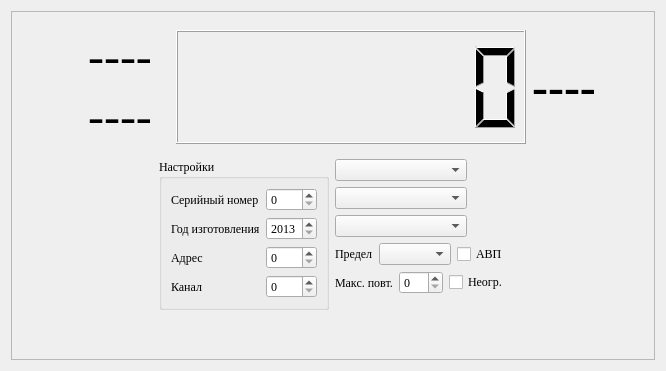
<?xml version="1.0" encoding="UTF-8"?>
<ui version="4.0">
 <class>Multimeter</class>
 <widget class="QWidget" name="Multimeter">
  <property name="geometry">
   <rect>
    <x>0</x>
    <y>0</y>
    <width>666</width>
    <height>370</height>
   </rect>
  </property>
  <property name="font">
   <font>
    <family>Times New Roman</family>
   </font>
  </property>
  <property name="windowTitle">
   <string>Form</string>
  </property>
  <layout class="QVBoxLayout" name="verticalLayout_3">
   <item>
    <widget class="QFrame" name="frame_5">
     <property name="sizePolicy">
      <sizepolicy hsizetype="Minimum" vsizetype="Minimum">
       <horstretch>0</horstretch>
       <verstretch>0</verstretch>
      </sizepolicy>
     </property>
     <property name="frameShape">
      <enum>QFrame::StyledPanel</enum>
     </property>
     <property name="frameShadow">
      <enum>QFrame::Raised</enum>
     </property>
     <layout class="QHBoxLayout" name="horizontalLayout">
      <item>
       <layout class="QVBoxLayout" name="verticalLayout_7">
        <item>
         <layout class="QVBoxLayout" name="verticalLayout_6">
          <item>
           <layout class="QHBoxLayout" name="battery_layout"/>
          </item>
          <item>
           <widget class="QFrame" name="frame_2">
            <layout class="QHBoxLayout" name="horizontalLayout_3">
             <item>
              <spacer name="horizontalSpacer">
               <property name="orientation">
                <enum>Qt::Horizontal</enum>
               </property>
               <property name="sizeHint" stdset="0">
                <size>
                 <width>40</width>
                 <height>20</height>
                </size>
               </property>
              </spacer>
             </item>
             <item>
              <layout class="QVBoxLayout" name="verticalLayout_8">
               <item>
                <widget class="QLabel" name="deviation_label">
                 <property name="minimumSize">
                  <size>
                   <width>100</width>
                   <height>0</height>
                  </size>
                 </property>
                 <property name="maximumSize">
                  <size>
                   <width>100</width>
                   <height>16777215</height>
                  </size>
                 </property>
                 <property name="font">
                  <font>
                   <pointsize>36</pointsize>
                  </font>
                 </property>
                 <property name="text">
                  <string>----</string>
                 </property>
                 <property name="alignment">
                  <set>Qt::AlignCenter</set>
                 </property>
                </widget>
               </item>
               <item>
                <widget class="QLabel" name="retention_label">
                 <property name="minimumSize">
                  <size>
                   <width>100</width>
                   <height>0</height>
                  </size>
                 </property>
                 <property name="maximumSize">
                  <size>
                   <width>100</width>
                   <height>16777215</height>
                  </size>
                 </property>
                 <property name="font">
                  <font>
                   <pointsize>36</pointsize>
                  </font>
                 </property>
                 <property name="text">
                  <string>----</string>
                 </property>
                 <property name="alignment">
                  <set>Qt::AlignCenter</set>
                 </property>
                </widget>
               </item>
              </layout>
             </item>
             <item>
              <widget class="QLCDNumber" name="lcd_value_number">
               <property name="minimumSize">
                <size>
                 <width>350</width>
                 <height>100</height>
                </size>
               </property>
               <property name="digitCount">
                <number>7</number>
               </property>
              </widget>
             </item>
             <item>
              <widget class="QLabel" name="limit_label">
               <property name="font">
                <font>
                 <pointsize>36</pointsize>
                 <weight>75</weight>
                 <bold>true</bold>
                </font>
               </property>
               <property name="text">
                <string>----</string>
               </property>
               <property name="alignment">
                <set>Qt::AlignCenter</set>
               </property>
              </widget>
             </item>
             <item>
              <spacer name="horizontalSpacer_2">
               <property name="orientation">
                <enum>Qt::Horizontal</enum>
               </property>
               <property name="sizeHint" stdset="0">
                <size>
                 <width>40</width>
                 <height>20</height>
                </size>
               </property>
              </spacer>
             </item>
            </layout>
           </widget>
          </item>
         </layout>
        </item>
        <item>
         <layout class="QHBoxLayout" name="horizontalLayout_2">
          <item>
           <spacer name="horizontalSpacer_3">
            <property name="orientation">
             <enum>Qt::Horizontal</enum>
            </property>
            <property name="sizeHint" stdset="0">
             <size>
              <width>40</width>
              <height>20</height>
             </size>
            </property>
           </spacer>
          </item>
          <item>
           <layout class="QVBoxLayout" name="verticalLayout_5">
            <item>
             <layout class="QVBoxLayout" name="layout_serial"/>
            </item>
            <item>
             <widget class="QGroupBox" name="groupBox">
              <property name="title">
               <string>Настройки</string>
              </property>
              <layout class="QVBoxLayout" name="verticalLayout_4">
               <item>
                <layout class="QGridLayout" name="gridLayout_2">
                 <item row="1" column="1">
                  <widget class="QSpinBox" name="sb_Year">
                   <property name="minimum">
                    <number>2013</number>
                   </property>
                   <property name="maximum">
                    <number>2100</number>
                   </property>
                  </widget>
                 </item>
                 <item row="1" column="0">
                  <widget class="QLabel" name="label_3">
                   <property name="text">
                    <string>Год изготовления</string>
                   </property>
                  </widget>
                 </item>
                 <item row="3" column="1">
                  <widget class="QSpinBox" name="sb_Channel"/>
                 </item>
                 <item row="0" column="1">
                  <widget class="QSpinBox" name="sb_SerNo">
                   <property name="maximum">
                    <number>9999</number>
                   </property>
                  </widget>
                 </item>
                 <item row="2" column="0">
                  <widget class="QLabel" name="label_4">
                   <property name="text">
                    <string>Адрес</string>
                   </property>
                  </widget>
                 </item>
                 <item row="0" column="0">
                  <widget class="QLabel" name="label_2">
                   <property name="text">
                    <string>Серийный номер</string>
                   </property>
                  </widget>
                 </item>
                 <item row="2" column="1">
                  <widget class="QSpinBox" name="sb_Address"/>
                 </item>
                 <item row="3" column="0">
                  <widget class="QLabel" name="label">
                   <property name="text">
                    <string>Канал</string>
                   </property>
                  </widget>
                 </item>
                </layout>
               </item>
              </layout>
             </widget>
            </item>
            <item>
             <spacer name="verticalSpacer_2">
              <property name="orientation">
               <enum>Qt::Vertical</enum>
              </property>
              <property name="sizeHint" stdset="0">
               <size>
                <width>20</width>
                <height>40</height>
               </size>
              </property>
             </spacer>
            </item>
           </layout>
          </item>
          <item>
           <layout class="QVBoxLayout" name="verticalLayout">
            <item>
             <layout class="QHBoxLayout" name="horizontalLayout_6">
              <item>
               <layout class="QVBoxLayout" name="verticalLayout_2">
                <item>
                 <widget class="QComboBox" name="cb_measurement"/>
                </item>
                <item>
                 <widget class="QComboBox" name="cb_retention"/>
                </item>
                <item>
                 <widget class="QComboBox" name="cb_deviation"/>
                </item>
               </layout>
              </item>
              <item>
               <widget class="QPushButton" name="btn_power">
                <property name="sizePolicy">
                 <sizepolicy hsizetype="Fixed" vsizetype="Fixed">
                  <horstretch>0</horstretch>
                  <verstretch>0</verstretch>
                 </sizepolicy>
                </property>
                <property name="minimumSize">
                 <size>
                  <width>33</width>
                  <height>70</height>
                 </size>
                </property>
                <property name="styleSheet">
                 <string notr="true">QPushButton#btn_power { 
            image: url(:/power_knock/image/black/off.png); 
            border-style: inset; 
} 
            QPushButton#btn_power:checked { 
            image: url(:/power_knock/image/green/on.png); 
            border-style: inset; 
}</string>
                </property>
                <property name="checkable">
                 <bool>true</bool>
                </property>
               </widget>
              </item>
             </layout>
            </item>
            <item>
             <layout class="QHBoxLayout" name="horizontalLayout_5">
              <item>
               <widget class="QLabel" name="label_7">
                <property name="text">
                 <string>Предел</string>
                </property>
               </widget>
              </item>
              <item>
               <widget class="QComboBox" name="cb_limits"/>
              </item>
              <item>
               <widget class="QCheckBox" name="cb_auto">
                <property name="text">
                 <string>АВП</string>
                </property>
               </widget>
              </item>
             </layout>
            </item>
            <item>
             <layout class="QHBoxLayout" name="horizontalLayout_7">
              <item>
               <widget class="QLabel" name="label_6">
                <property name="text">
                 <string>Макс. повт.</string>
                </property>
               </widget>
              </item>
              <item>
               <widget class="QSpinBox" name="sb_MaxError"/>
              </item>
              <item>
               <widget class="QCheckBox" name="cb_UnlimError">
                <property name="text">
                 <string>Неогр.</string>
                </property>
               </widget>
              </item>
             </layout>
            </item>
            <item>
             <spacer name="verticalSpacer">
              <property name="orientation">
               <enum>Qt::Vertical</enum>
              </property>
              <property name="sizeHint" stdset="0">
               <size>
                <width>20</width>
                <height>40</height>
               </size>
              </property>
             </spacer>
            </item>
           </layout>
          </item>
          <item>
           <spacer name="horizontalSpacer_4">
            <property name="orientation">
             <enum>Qt::Horizontal</enum>
            </property>
            <property name="sizeHint" stdset="0">
             <size>
              <width>40</width>
              <height>20</height>
             </size>
            </property>
           </spacer>
          </item>
         </layout>
        </item>
       </layout>
      </item>
     </layout>
    </widget>
   </item>
  </layout>
 </widget>
 <resources/>
 <connections/>
</ui>
